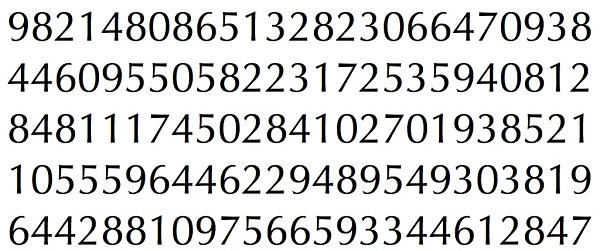
#> input picture tr.png, 600 x 251 px
$ python -i numbers_recognition.py   (imports and definitions only)   (Python 2 division)
#> lines starting #> are read from the running program, lines starting #| are printed output that depends on the picture
import cv2
import numpy as np

# Reading trained data files
# [1 line that did not run here, left out]
# [1 line that did not run here, left out]

# [1 line that did not run here, left out]

model = cv2.KNearest()
# [1 line not run here, left out]


# Extracting information


def sort_contours(cnts, method="left-to-right"):
    # initialize the reverse flag and sort index
    reverse = False
    i = 0

    # handle if we need to sort in reverse
    if method == "right-to-left" or method == "bottom-to-top":
        reverse = True

    # handle if we are sorting against the y-coordinate rather than
    # the x-coordinate of the bounding box
    if method == "top-to-bottom" or method == "bottom-to-top":
        i = 1

    # construct the list of bounding boxes and sort them from top to
    # bottom
    boundingBoxes = [cv2.boundingRect(c) for c in cnts]
    (cnts, boundingBoxes) = zip(*sorted(zip(cnts, boundingBoxes), key=lambda b: b[1][i], reverse=reverse))

    # return the list of sorted contours and bounding boxes
    return (cnts, boundingBoxes)


def extract_numbers(input_image):
    # im = cv2.imread('plates/L1_front.png')
    # im = cv2.imread('plates/L3_front.png')

    im = input_image

    im = cv2.resize(im, (1050, 580))
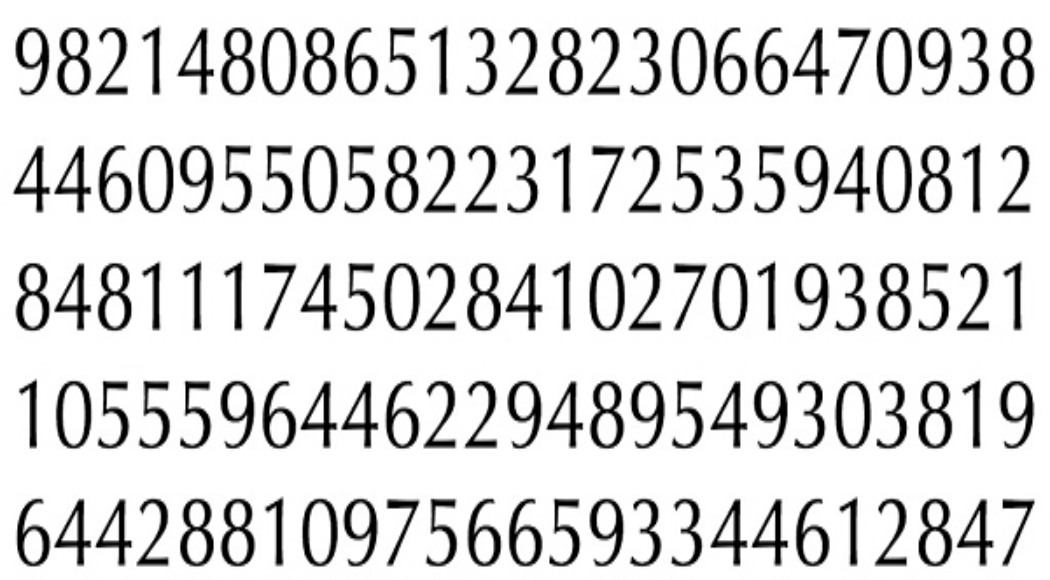
#> im: shape (580, 1050); min 0, max 255, mean 217.7
    plate_height, plate_width = im.shape[:2]
#> plate_height = 580; plate_width = 1050

    x_min = plate_width / 19
#> x_min = 55
    x_max = plate_width / 2.3
#> x_max = 456.5
    y_min = plate_height / 2.4
#> y_min = 241.7
    y_max = y_min + 255
#> y_max = 496.7
    # y_max = plate_height / 1.1
#> (the run stopped early here; a loop or call above may not have finished)
